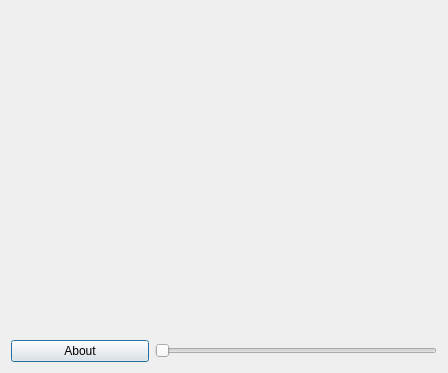
<?xml version="1.0" encoding="UTF-8"?>
<ui version="4.0">
 <class>QtTestLedDialog</class>
 <widget class="QDialog" name="QtTestLedDialog">
  <property name="geometry">
   <rect>
    <x>0</x>
    <y>0</y>
    <width>448</width>
    <height>373</height>
   </rect>
  </property>
  <property name="windowTitle">
   <string>TestLed</string>
  </property>
  <layout class="QGridLayout" name="gridLayout">
   <item row="0" column="0">
    <widget class="ribi::QtLedWidget" name="led_red" native="true"/>
   </item>
   <item row="3" column="0">
    <widget class="QPushButton" name="button_about">
     <property name="text">
      <string>About</string>
     </property>
    </widget>
   </item>
   <item row="0" column="1">
    <widget class="ribi::QtLedWidget" name="led_green" native="true"/>
   </item>
   <item row="0" column="2">
    <widget class="ribi::QtLedWidget" name="led_blue" native="true"/>
   </item>
   <item row="1" column="0">
    <widget class="ribi::QtLedWidget" name="led_cyan" native="true"/>
   </item>
   <item row="1" column="1">
    <widget class="ribi::QtLedWidget" name="led_magenta" native="true"/>
   </item>
   <item row="1" column="2">
    <widget class="ribi::QtLedWidget" name="led_yellow" native="true"/>
   </item>
   <item row="2" column="1">
    <widget class="ribi::QtLedWidget" name="led_gray" native="true"/>
   </item>
   <item row="2" column="2">
    <widget class="ribi::QtLedWidget" name="led_white" native="true"/>
   </item>
   <item row="3" column="1" colspan="2">
    <widget class="QSlider" name="slider">
     <property name="orientation">
      <enum>Qt::Horizontal</enum>
     </property>
    </widget>
   </item>
   <item row="2" column="0">
    <widget class="ribi::QtLedWidget" name="led_black" native="true"/>
   </item>
  </layout>
 </widget>
 <layoutdefault spacing="6" margin="11"/>
 <customwidgets>
  <customwidget>
   <class>ribi::QtLedWidget</class>
   <extends>QWidget</extends>
   <header>qtledwidget.h</header>
   <container>1</container>
  </customwidget>
 </customwidgets>
 <resources/>
 <connections/>
</ui>
